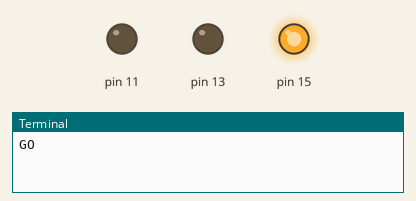
A program run on a simulated Raspberry Pi (header pin numbers). On the bench: output pins drawn as LEDs (lit = HIGH), the last lines printed to the terminal. At 18.5 s the program stops and its outputs stay as they are.

Above: at 0.1 s.
At 5.1 s:
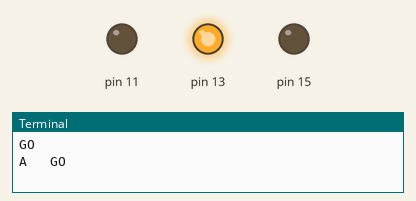
At 8.1 s:
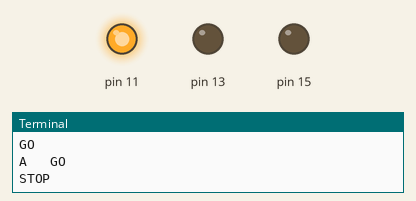
At 18.6 s:
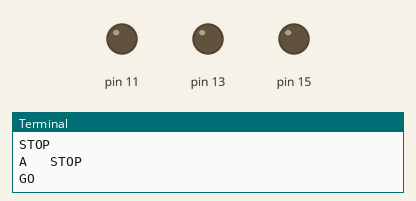
Timing chart, 0 to 20.0 s (numbered marks = the images above):
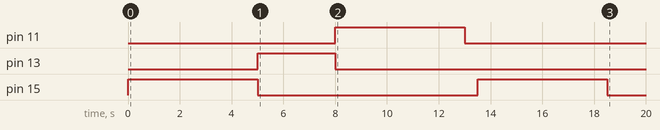

Measured:
- by itself, pin 11: LOW → HIGH at 8.0 s, → LOW 5.0 s later
- by itself, pin 13: LOW → HIGH at 5.0 s, → LOW 3.0 s later
- by itself, pin 15: alternates HIGH for 5.0 s and LOW for 8.5 s

The program:

trafficlight.py
```python
import RPi.GPIO as GPIO
import time

RED_TRANSITION_TIME = 0.5
YELLOW_TRANSITION_TIME = 3
GPIO.setmode(GPIO.BOARD)
#GPIO.cleanup()

class TrafficLight:

    def __init__(self,pID,pPin):
        self.mID = pID
        self.mPin = pPin
        self.mRedLight = self.mPin
        self.mYellowLight = self.mPin + 2
        self.mGreenLight = self.mPin + 4

        GPIO.setup(self.mRedLight, GPIO.OUT)
        GPIO.setup(self.mYellowLight, GPIO.OUT)
        GPIO.setup(self.mGreenLight, GPIO.OUT)

    def setStatus(self,pStatus):
        self.mStatus = pStatus
        if (self.mStatus == 'GO'):
            GPIO.output(self.mRedLight, GPIO.LOW)
            GPIO.output(self.mYellowLight, GPIO.LOW)
            GPIO.output(self.mGreenLight, GPIO.HIGH)
        elif(self.mStatus == 'STOP'):
            GPIO.output(self.mGreenLight, GPIO.LOW)
            GPIO.output(self.mYellowLight, GPIO.LOW)
            GPIO.output(self.mRedLight, GPIO.HIGH)

    def toggleTrafficLight(self):
        print(self.mID, ' ', self.mStatus)
        #if(self.mID == '0' and self.mStatus == 'GO'):
            #GPIO.output(self.mGreenLight, GPIO.LOW)
            #GPIO.output(self.mYellowLight, GPIO.HIGH)
        if(self.mStatus == 'GO'):
            GPIO.output(self.mGreenLight, GPIO.LOW)
            GPIO.output(self.mYellowLight, GPIO.HIGH)
            #print("yellow")
            time.sleep(YELLOW_TRANSITION_TIME)
            GPIO.output(self.mYellowLight, GPIO.LOW)
            GPIO.output(self.mRedLight, GPIO.HIGH)
            self.mStatus = 'STOP'
        elif (self.mStatus == 'STOP'):
            #time.sleep(YELLOW_TRANSITION_TIME)
            GPIO.output(self.mRedLight, GPIO.LOW)
            #GPIO.output(self.mYellowLight, GPIO.HIGH)
            time.sleep(RED_TRANSITION_TIME)
            #GPIO.output(self.mYellowLight, GPIO.LOW)
            GPIO.output(self.mGreenLight, GPIO.HIGH)
            self.mStatus = 'GO'

if __name__ == "__main__":
    trafficLightA = TrafficLight('A',11)
    trafficLightA.setStatus('GO')
    print(trafficLightA.mStatus)
    time.sleep(5)
    trafficLightA.toggleTrafficLight()
    print(trafficLightA.mStatus)
    time.sleep(5)
    trafficLightA.toggleTrafficLight()
    print(trafficLightA.mStatus)
    time.sleep(5)
    GPIO.cleanup()
```
